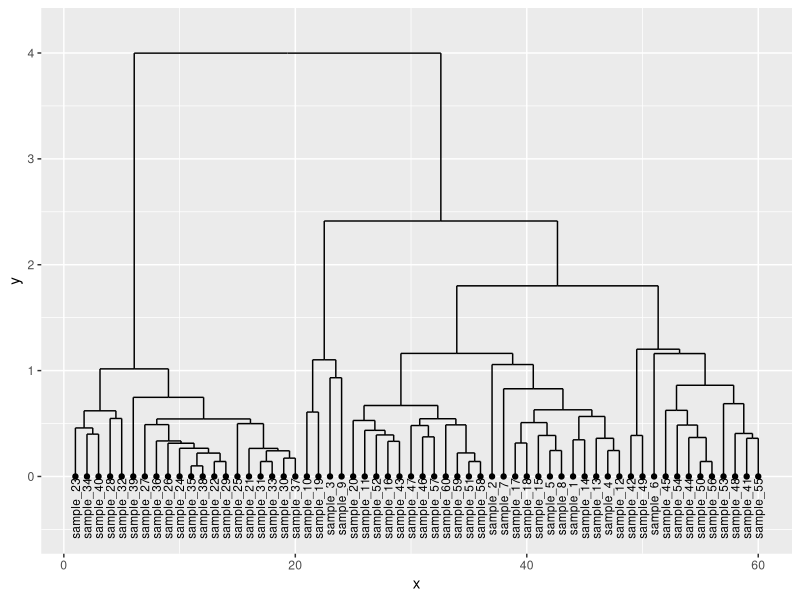

This chart was generated by the following R code:
raw<-read.csv("hclust_practice_1.csv",header=T,row.names = 1)
head(raw)
hc<-hclust(dist(raw[,1:4]),method="average")
#install.packages("ggdendro")
library(ggdendro)
df<-dendro_data(hc,type="rectangle")
df1<-df$segments
df2<-df$labels
library(ggplot2)
ggplot()+
  geom_segment(data=df1,aes(x=x,y=y,xend=xend,yend=yend))+
  geom_text(data=df2,aes(x=x,y=y-0.3,label=label),
            angle=90,size=3)+
  geom_point(data=df2,aes(x=x,y=y))+
  scale_y_continuous(expand=c(0.1,0))
